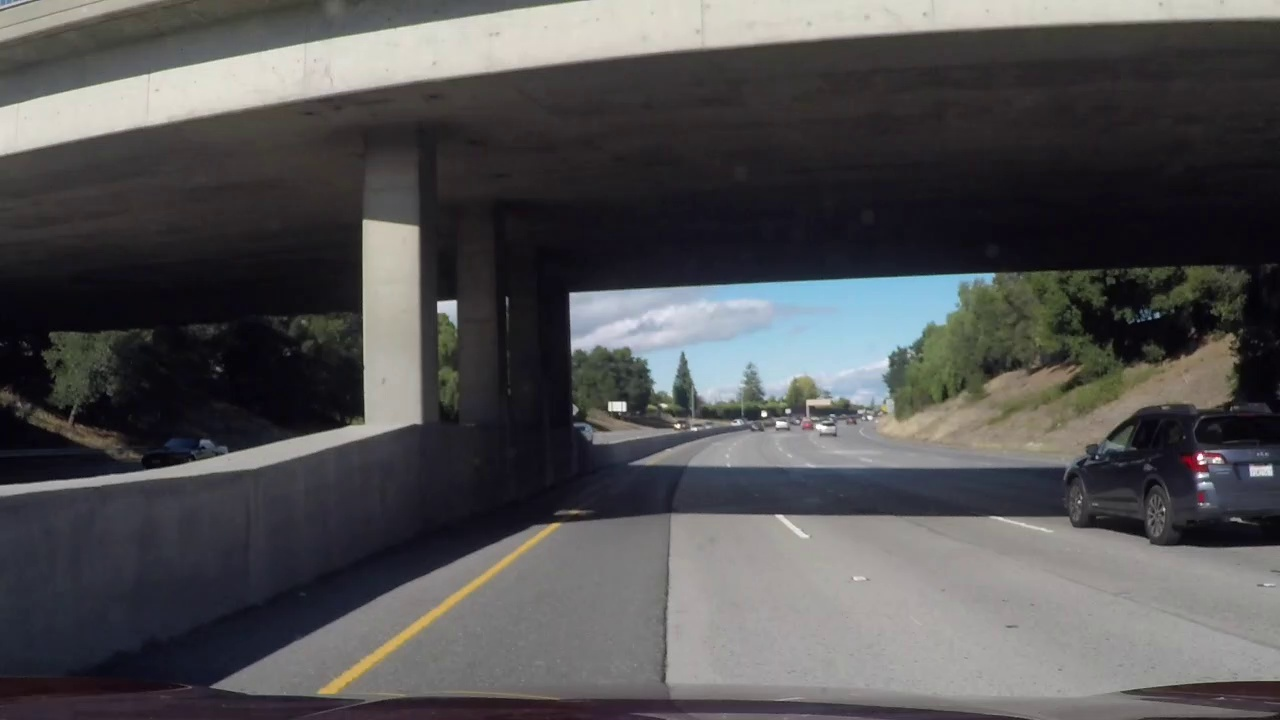
#> input picture Computer Vision/Autonomous-Vehicle-Curved-Lane-Line-Detection/test_images/challenge_video_frame_120.jpg, 1280 x 720 px, given as the content of the folder ion/Autonomous-Vehicle-Curved-Lane-Line-Detection/camera_cal, which was not available
$ python generate_visuals.py
#> lines starting #> are read from the running program, lines starting #| are printed output that depends on the picture; pictures that were not available may be replaced by others from this repository, and a replacement may not be noted
### Computer Vision/Autonomous-Vehicle-Curved-Lane-Line-Detection/lane_detection/camera_calibration.py
"""
Camera Calibration Module
=========================
Calculates camera intrinsic matrix (K) and distortion coefficients (dist)
using OpenCV chessboard calibration patterns, providing distortion correction.
"""

import os
import glob
import cv2
import numpy as np
import matplotlib.image as mpimg


class CameraCalibration:
    """Computes and caches camera intrinsic parameters and applies undistortion."""

    def __init__(self, cal_dir="camera_cal", nx=9, ny=6, cache_file=None):
        """
        Parameters:
            cal_dir (str): Directory containing chessboard images
            nx (int): Internal corners along chessboard width
            ny (int): Internal corners along chessboard height
            cache_file (str, optional): Path to cached npz file
        """
        self.cal_dir = cal_dir
        self.nx = nx
        self.ny = ny
        if cache_file is None:
            self.cache_file = os.path.join(cal_dir, "calibration_cache.npz")
        else:
            self.cache_file = cache_file

        self.mtx = None
        self.dist = None
        self._calibrate()

    def _calibrate(self):
        # 1. Try loading cached parameters
        if os.path.exists(self.cache_file):
            try:
                data = np.load(self.cache_file)
                self.mtx = data["mtx"]
                self.dist = data["dist"]
                return
            except Exception:
                pass

        # 2. Compute from chessboard images
        fnames = sorted(glob.glob(os.path.join(self.cal_dir, "*.jpg")))
        if not fnames:
            raise FileNotFoundError(f"No calibration images found in directory: {self.cal_dir}")

        objp = np.zeros((self.nx * self.ny, 3), np.float32)
        objp[:, :2] = np.mgrid[0:self.nx, 0:self.ny].T.reshape(-1, 2)

        objpoints = []
        imgpoints = []
        img_shape = None

        for fname in fnames:
            img = cv2.imread(fname)
            if img is None:
                continue
            gray = cv2.cvtColor(img, cv2.COLOR_BGR2GRAY)
            if img_shape is None:
                img_shape = (gray.shape[1], gray.shape[0])

            ret, corners = cv2.findChessboardCorners(gray, (self.nx, self.ny), None)
            if ret:
                objpoints.append(objp)
                imgpoints.append(corners)

        if not objpoints:
            raise RuntimeError("Failed to detect chessboard corners in calibration images.")

        ret, self.mtx, self.dist, _, _ = cv2.calibrateCamera(
            objpoints, imgpoints, img_shape, None, None
        )
        if not ret:
            raise RuntimeError("OpenCV camera calibration computation failed.")

        # Save cache
        try:
            np.savez(self.cache_file, mtx=self.mtx, dist=self.dist)
        except Exception:
            pass

    # [5 lines left out: function undistort, not called in this run]

### Computer Vision/Autonomous-Vehicle-Curved-Lane-Line-Detection/lane_detection/pipeline.py
"""
Lane Detection Pipeline Module
==============================
Unified orchestrator coordinating camera undistortion, perspective warping,
color/gradient thresholding, polynomial tracking, and HUD telemetry rendering.
"""

import os
import cv2
import numpy as np
import matplotlib.image as mpimg

from .camera_calibration import CameraCalibration
from .perspective import PerspectiveTransformation
from .thresholding import Thresholding
from .lane_tracker import LaneTracker


class LaneDetectionPipeline:
    """End-to-end highway lane detection and telemetry pipeline."""

    def __init__(self, cal_dir="camera_cal", icons_dir="assets/icons", img_size=(1280, 720)):
        self.img_size = img_size
        self.calibration = CameraCalibration(cal_dir=cal_dir)
        self.perspective = PerspectiveTransformation(img_size=img_size)
        self.thresholding = Thresholding()
        self.tracker = LaneTracker(icons_dir=icons_dir)

    # [112 lines left out: functions forward, get_diagnostic_stages, process_image, process_video, not called in this run]

### Computer Vision/Autonomous-Vehicle-Curved-Lane-Line-Detection/generate_visuals.py
#!/usr/bin/env python3
"""
Visual Documentation Asset Generator
====================================
Generates 300 DPI publication-grade technical figures:
1. lane_detection_pipeline_architecture.png (System block diagram)
2. lane_detection_stage_breakdown.png (6-panel empirical stage transformation)

Author: Abdul Rehman Rattu
License: MIT
"""

import os
import sys
import cv2
import numpy as np
import matplotlib.pyplot as plt
import matplotlib.patches as patches

# Ensure package access
MODULE_ROOT = os.path.dirname(os.path.abspath(__file__))
sys.path.insert(0, MODULE_ROOT)

from lane_detection.pipeline import LaneDetectionPipeline


def generate_architecture_diagram(output_path="assets/docs/lane_detection_pipeline_architecture.png"):
    """Generates 300 DPI high-resolution system architecture flowchart."""
    fig, ax = plt.subplots(figsize=(16, 9), dpi=300)
    fig.patch.set_facecolor("#FFFFFF")
    ax.set_facecolor("#FFFFFF")
    ax.set_xlim(0, 100)
    ax.set_ylim(0, 100)
    ax.axis("off")

    # Header
    ax.text(50, 95, "AUTONOMOUS VEHICLE CURVED LANE DETECTION & TELEMETRY",
            fontsize=18, fontweight="bold", ha="center", color="#0F172A")
    ax.text(50, 91.5, "Self-Driving Perception Pipeline: Geometric Calibration, Bird's-Eye Warping, Polynomial Fitting, and Metric Curvature Telemetry",
            fontsize=11, ha="center", color="#475569")

    # Pipeline stages
    stages = [
        {
            "num": "01",
            "title": "Camera Intrinsic Calibration",
            "color": "#2563EB",
            "bg": "#EFF6FF",
            "x": 6, "y": 55, "w": 25, "h": 28,
            "bullets": [
                "20 Chessboard image captures",
                "Corner point detection (9x6)",
                "Intrinsic camera matrix K",
                "Radial/tangential distortion [k1, k2, p1, p2]"
            ]
        },
        {
            "num": "02",
            "title": "Inverse Perspective Mapping",
            "color": "#4F46E5",
            "bg": "#EEF2FF",
            "x": 37.5, "y": 55, "w": 25, "h": 28,
            "bullets": [
                "Trapezoidal road surface ROI",
                "Homography matrix M & M⁻¹",
                "Bird's-eye top-down unwarping",
                "Orthogonal parallel lane rectification"
            ]
        },
        {
            "num": "03",
            "title": "Multi-Channel Thresholding",
            "color": "#059669",
            "bg": "#ECFDF5",
            "x": 69, "y": 55, "w": 25, "h": 28,
            "bullets": [
                "HLS S-channel saturation filtering",
                "HSV Hue gating for yellow lines",
                "L-channel brightness for white lines",
                "Directional Sobel Sx edge gradients"
            ]
        },
        {
            "num": "04",
            "title": "Sliding-Window Polynomial Fit",
            "color": "#D97706",
            "bg": "#FFFBEB",
            "x": 6, "y": 14, "w": 25, "h": 28,
            "bullets": [
                "Vertical histogram peak base search",
                "9 Adaptive sliding search windows",
                "Quadratic fitting: x = Ay² + By + C",
                "Temporal buffer jitter smoothing"
            ]
        },
        {
            "num": "05",
            "title": "Physical Road Geometry & Telemetry",
            "color": "#7C3AED",
            "bg": "#F5F3FF",
            "x": 37.5, "y": 14, "w": 25, "h": 28,
            "bullets": [
                "Metric scale: ym=30/720m, xm=3.7/700m",
                "Curvature: R = (1+(2Ay+B)²)^1.5 / |2A|",
                "Lateral lane departure offset (m)",
                "Turn direction intent classification"
            ]
        },
        {
            "num": "06",
            "title": "HUD Projection & ADAS Actuation",
            "color": "#DC2626",
            "bg": "#FEF2F2",
            "x": 69, "y": 14, "w": 25, "h": 28,
            "bullets": [
                "Translucent green corridor back-projection",
                "Alpha blending with undistorted camera",
                "Real-time HUD telemetry card",
                "Steering angle guidance / Lane departure"
            ]
        }
    ]

    for s in stages:
        # Card outline
        rect = patches.FancyBboxPatch(
            (s["x"], s["y"]), s["w"], s["h"],
            boxstyle="round,pad=1.0,rounding_size=2.0",
            facecolor=s["bg"], edgecolor=s["color"], linewidth=2.0
        )
        ax.add_patch(rect)

        # Stage Number Badge
        badge = patches.FancyBboxPatch(
            (s["x"] + 1.2, s["y"] + s["h"] - 4.5), 5.5, 3.2,
            boxstyle="round,pad=0.2,rounding_size=0.8",
            facecolor=s["color"], edgecolor="none"
        )
        ax.add_patch(badge)
        ax.text(s["x"] + 3.95, s["y"] + s["h"] - 3.0, s["num"],
                fontsize=11, fontweight="bold", color="#FFFFFF", ha="center", va="center")

        # Stage Title
        ax.text(s["x"] + 7.2, s["y"] + s["h"] - 3.0, s["title"],
                fontsize=10.2, fontweight="bold", color=s["color"], va="center")

        # Bullets
        bullet_y = s["y"] + s["h"] - 8.0
        for b in s["bullets"]:
            ax.text(s["x"] + 1.8, bullet_y, "•", fontsize=11, color=s["color"], fontweight="bold")
            ax.text(s["x"] + 3.8, bullet_y, b, fontsize=9.2, color="#1E293B", va="center")
            bullet_y -= 4.4

    # Connectors (Arrows)
    # 01 -> 02
    ax.annotate("", xy=(37.0, 69.0), xytext=(31.5, 69.0),
                arrowprops=dict(arrowstyle="->,head_width=0.4,head_length=0.6", color="#64748B", lw=2.2))
    # 02 -> 03
    ax.annotate("", xy=(68.5, 69.0), xytext=(63.0, 69.0),
                arrowprops=dict(arrowstyle="->,head_width=0.4,head_length=0.6", color="#64748B", lw=2.2))
    # 03 -> 04 Clean orthogonal corridor routing (zero collision)
    ax.plot([81.5, 81.5], [54.5, 48.5], color="#64748B", lw=2.2)
    ax.plot([81.5, 18.5], [48.5, 48.5], color="#64748B", lw=2.2)
    ax.annotate("", xy=(18.5, 42.5), xytext=(18.5, 48.5),
                arrowprops=dict(arrowstyle="->,head_width=0.4,head_length=0.6", color="#64748B", lw=2.2))
    # 04 -> 05
    ax.annotate("", xy=(37.0, 28.0), xytext=(31.5, 28.0),
                arrowprops=dict(arrowstyle="->,head_width=0.4,head_length=0.6", color="#64748B", lw=2.2))
    # 05 -> 06
    ax.annotate("", xy=(68.5, 28.0), xytext=(63.0, 28.0),
                arrowprops=dict(arrowstyle="->,head_width=0.4,head_length=0.6", color="#64748B", lw=2.2))

    # Footer
    ax.text(50, 3.5, "Applied AI Master Portfolio | Computer Vision Autonomous Driving Laboratory | Abdul Rehman Rattu",
            fontsize=10, ha="center", color="#64748B", style="italic")

    os.makedirs(os.path.dirname(os.path.abspath(output_path)), exist_ok=True)
    plt.tight_layout()
    plt.savefig(output_path, dpi=300, facecolor="#FFFFFF", edgecolor="none")
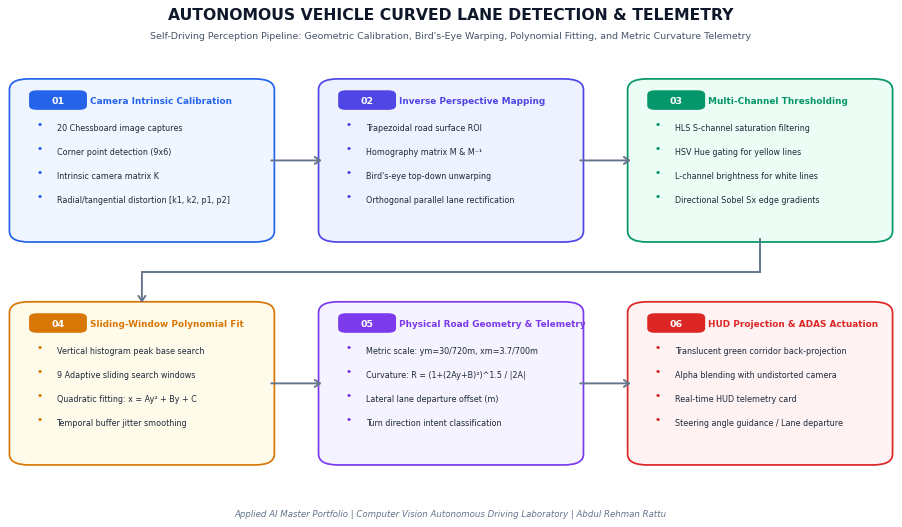
#> figure drawn by matplotlib, 1 panel
    plt.close()
    print(f"[+] Architecture diagram saved: {output_path}")


def generate_stage_breakdown(output_path="assets/docs/lane_detection_stage_breakdown.png"):
    """Processes a test image through all 6 stages and renders a 300 DPI composite grid."""
    test_img_path = os.path.join(MODULE_ROOT, "test_images", "test1.jpg")
    if not os.path.exists(test_img_path):
        test_img_path = os.path.join(MODULE_ROOT, "test_images", "straight_lines1.jpg")

    pipeline = LaneDetectionPipeline(
        cal_dir=os.path.join(MODULE_ROOT, "camera_cal"),
        icons_dir=os.path.join(MODULE_ROOT, "assets", "icons")
    )
#> in _calibrate, img is the input picture: shape (720, 1280, 3); mean B, G, R 82.5, 81.3, 82
#> in _calibrate, `gray = cv2.cvtColor(img, cv2.COLOR_BGR2GRAY)`:
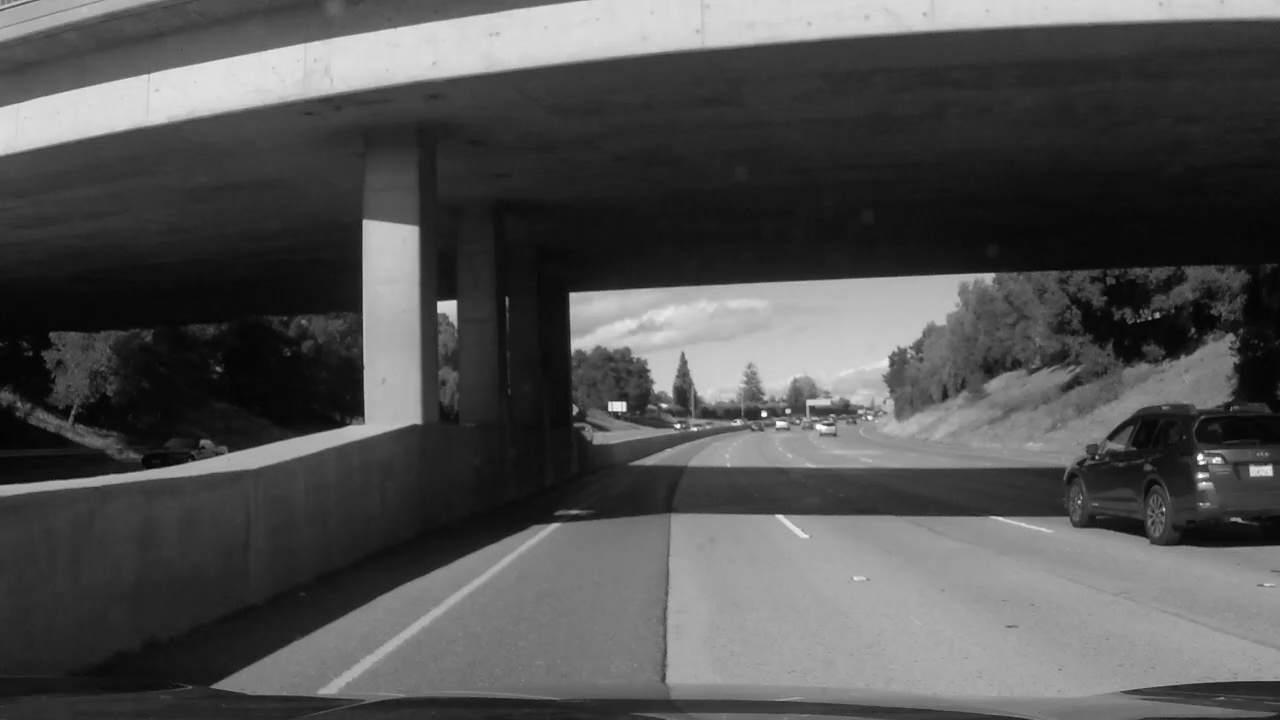
#> gray: shape (720, 1280); min 0, max 255, mean 81.6
#> in _calibrate, `ret, corners = cv2.findChessboardCorners(gray, (self.nx, self.ny), None)`: ret = False; corners = None

    img_rgb = cv2.cvtColor(cv2.imread(test_img_path), cv2.COLOR_BGR2RGB)
    stages = pipeline.get_diagnostic_stages(img_rgb)

    fig, axes = plt.subplots(2, 3, figsize=(18, 10), dpi=300)
    fig.patch.set_facecolor("#FFFFFF")

    panel_info = [
        (stages["raw"], "(a) Raw Camera Input Frame (1280x720 RGB)", "#1E293B"),
        (stages["undistorted"], "(b) Lens Distortion Corrected (Intrinsic Matrix K)", "#2563EB"),
        (stages["warped"], "(c) Inverse Perspective Mapping (Bird's-Eye View)", "#4F46E5"),
        (stages["binary_warped"], "(d) Adaptive Color & Gradient Threshold Mask", "#059669"),
        (stages["sliding_windows"], "(e) 9 Sliding Windows & 2nd-Order Polynomial Fits", "#D97706"),
        (stages["final_hud"], "(f) Back-Projected Lane Corridor & Metric HUD Telemetry", "#DC2626")
    ]

    for ax, (img_data, title, title_color) in zip(axes.flat, panel_info):
        ax.set_facecolor("#F8FAFC")
        if len(img_data.shape) == 2:
            ax.imshow(img_data, cmap="gray")
        else:
            ax.imshow(img_data)
        ax.set_title(title, fontsize=12, fontweight="bold", color=title_color, pad=10)
        ax.set_xticks([])
        ax.set_yticks([])
        for spine in ax.spines.values():
            spine.set_color(title_color)
            spine.set_linewidth(1.5)

    curv_m = stages["diagnostics"]["curv_mean"]
    offset_m = stages["diagnostics"]["offset_m"]
    side = "Right" if offset_m > 0 else "Left"

    fig.suptitle(
        f"Empirical Intermediate Stage Transformations across Autonomous Driving Perception Pipeline\n"
        f"[Physical Metrics: Road Curvature Radius = {curv_m:,.0f} m | Lateral Center Departure = {abs(offset_m):.2f} m {side}]",
        fontsize=14, fontweight="bold", color="#0F172A", y=0.98
    )

    os.makedirs(os.path.dirname(os.path.abspath(output_path)), exist_ok=True)
    plt.tight_layout(rect=[0, 0.02, 1, 0.94])
    plt.savefig(output_path, dpi=300, facecolor="#FFFFFF", edgecolor="none")
    plt.close()
    print(f"[+] Stage breakdown saved: {output_path}")


if __name__ == "__main__":
    generate_architecture_diagram()
#> (the run stopped early here; a loop or call above may not have finished)

$ run again, on Computer Vision/Autonomous-Vehicle-Curved-Lane-Line-Detection/test_images/challenge_video_frame_130.jpg
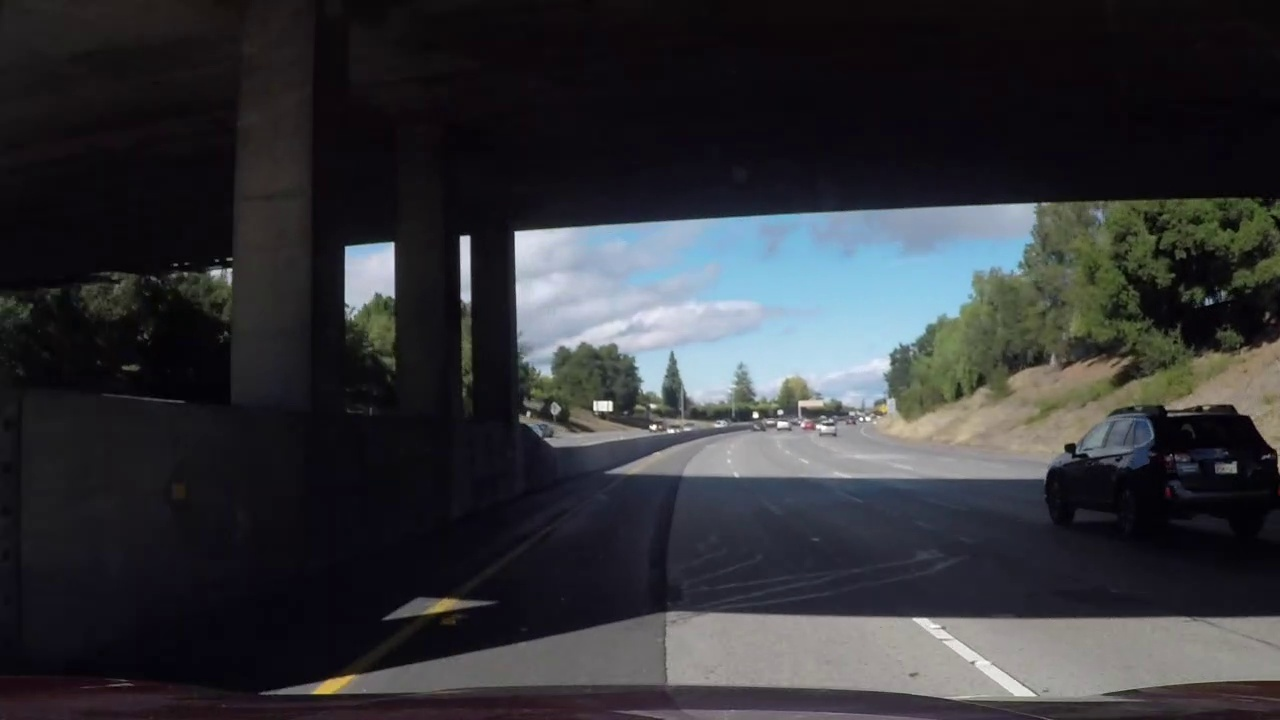
#> input picture Computer Vision/Autonomous-Vehicle-Curved-Lane-Line-Detection/test_images/challenge_video_frame_130.jpg, 1280 x 720 px, given as the content of the folder ion/Autonomous-Vehicle-Curved-Lane-Line-Detection/camera_cal, which was not available
#> in _calibrate, img is the input picture: shape (720, 1280, 3); mean B, G, R 56, 52.2, 51.1
#> in _calibrate, `gray = cv2.cvtColor(img, cv2.COLOR_BGR2GRAY)`:
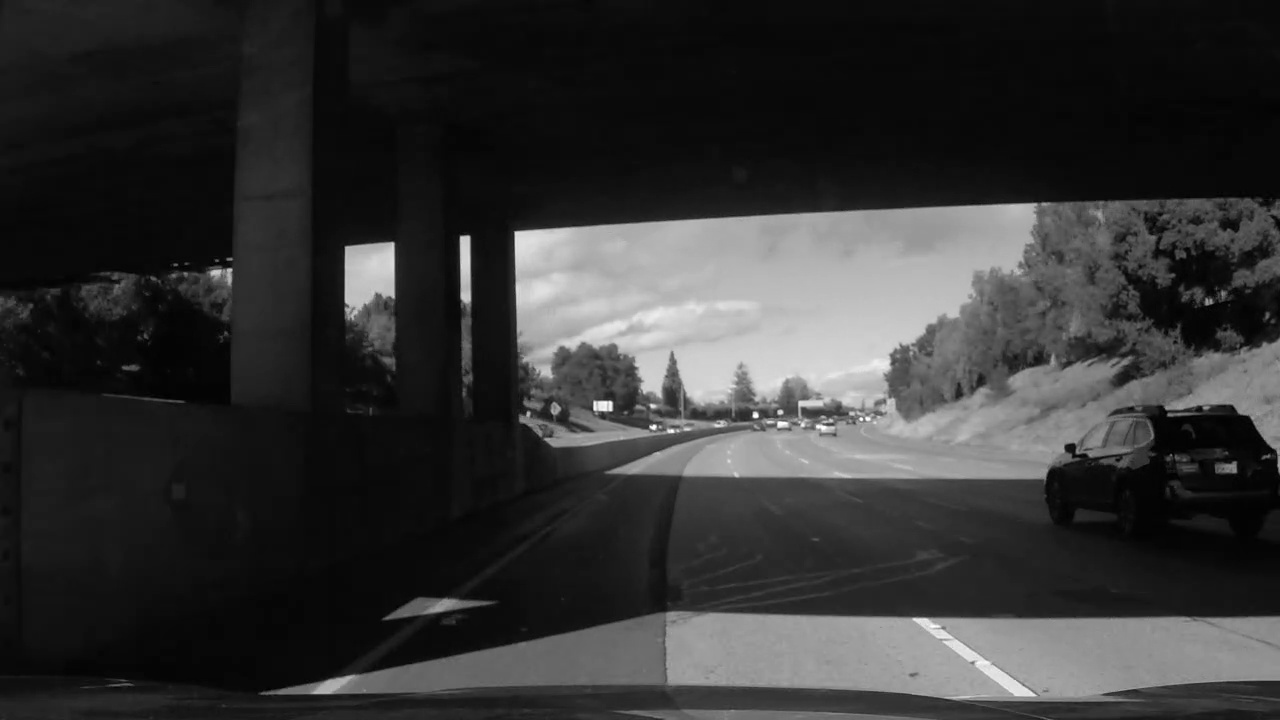
#> gray: shape (720, 1280); min 0, max 255, mean 52.3
#> ret = False; corners = None
